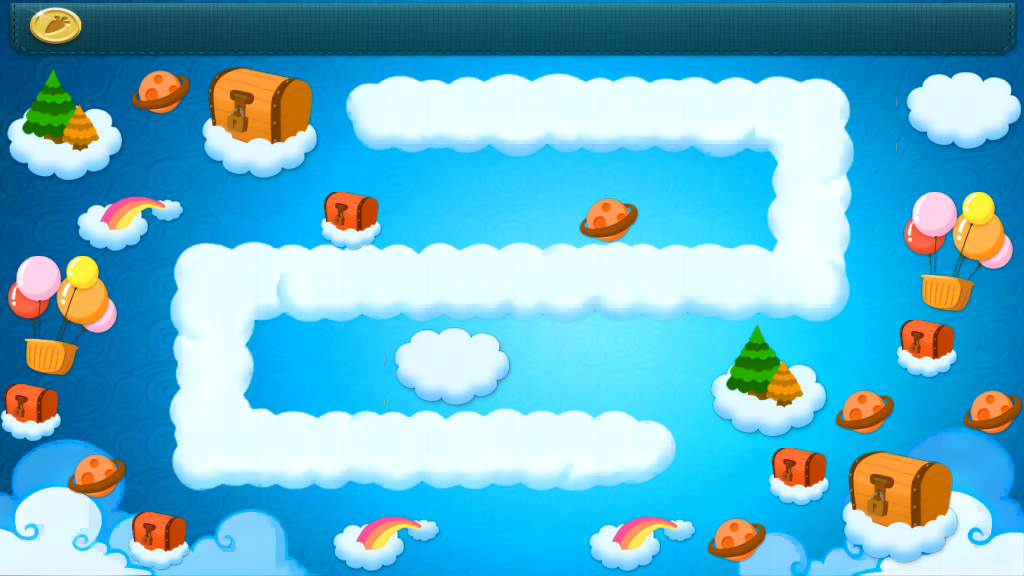

The image is a tile-based game level rendered from a .tmx file. Its description and source (layers, tilesets, objects; grid data summarised) follow:
An orthogonal 16x9 tile map with 64x64 px tiles, 4 tile layers (BG, path, Upconsole, barrier), 5 tilesets and 59 objects (menuButton, stopButton, birth, carrot, text, ...).

<map version="1.10" tiledversion="1.10.2" orientation="orthogonal" renderorder="left-down" compressionlevel="1" width="16" height="9" tilewidth="64" tileheight="64" infinite="0" nextlayerid="27" nextobjectid="199">
 <editorsettings>
  <export target="TileMap1..tmx" format="tmx" />
 </editorsettings>
 <tileset firstgid="1" name="BG1" tilewidth="64" tileheight="64" tilecount="144" columns="16">
  <image source="BG0.png" width="1024" height="576" />
 </tileset>
 <tileset firstgid="145" name="birth" tilewidth="64" tileheight="51" tilecount="1" columns="0">
  <grid orientation="orthogonal" width="1" height="1" />
  <tile id="0">
   <image width="64" height="51" source="birth.png" />
  </tile>
 </tileset>
 <tileset firstgid="146" name="item" tilewidth="64" tileheight="64" tilecount="26" columns="13">
  <image source="item.png" width="832" height="128" />
 </tileset>
 <tileset firstgid="172" name="upconsole" tilewidth="64" tileheight="64" tilecount="16" columns="16">
  <image source="upconsole.png" width="1024" height="64" />
 </tileset>
 <tileset firstgid="188" name="path" tilewidth="64" tileheight="64" tilecount="128" columns="16">
  <image source="path.png" width="1024" height="512" />
 </tileset>
 <layer id="6" name="BG" width="16" height="9" locked="1">
  <data>[144 cells, 144 non-empty, 144 distinct tile ids]</data>
 </layer>
 <layer id="7" name="path" width="16" height="9">
  <properties>
   <property name="Path" type="bool" value="true" />
  </properties>
  <data>[144 cells, 128 non-empty, 128 distinct tile ids]</data>
 </layer>
 <layer id="10" name="Upconsole" width="16" height="9" locked="1">
  <data>[144 cells, 16 non-empty, 16 distinct tile ids]</data>
 </layer>
 <layer id="23" name="barrier" width="16" height="9" locked="1">
  <data>[144 cells, 49 non-empty, 20 distinct tile ids]</data>
 </layer>
 <objectgroup id="21" name="Object">
  <object id="53" name="menuButton" x="925" y="30">
   <ellipse />
  </object>
  <object id="54" name="stopButton" x="801" y="33">
   <ellipse />
  </object>
  <object id="58" name="birth" x="417" y="100">
   <ellipse />
  </object>
  <object id="93" name="carrot" x="629.333" y="445.333">
   <ellipse />
  </object>
  <object id="191" name="text" x="500" y="33">
   <ellipse />
  </object>
  <object id="192" name="number" x="400" y="33">
   <ellipse />
  </object>
 </objectgroup>
 <objectgroup id="24" name="Point">
  <object id="131" name="p1" x="467" y="100">
   <ellipse />
  </object>
  <object id="132" name="p2" x="507" y="100">
   <ellipse />
  </object>
  <object id="133" name="p3" x="547" y="100">
   <ellipse />
  </object>
  <object id="134" name="p4" x="587" y="100">
   <ellipse />
  </object>
  <object id="135" name="p5" x="627" y="100">
   <ellipse />
  </object>
  <object id="136" name="p6" x="667" y="100">
   <ellipse />
  </object>
  <object id="137" name="p7" x="707" y="100">
   <ellipse />
  </object>
  <object id="138" name="p8" x="747" y="100">
   <ellipse />
  </object>
  <object id="139" name="p9" x="787" y="100">
   <ellipse />
  </object>
  <object id="140" name="p10" x="807" y="140">
   <ellipse />
  </object>
  <object id="141" name="p11" x="807" y="180">
   <ellipse />
  </object>
  <object id="142" name="p12" x="807" y="220">
   <ellipse />
  </object>
  <object id="143" name="p13" x="807" y="260">
   <ellipse />
  </object>
  <object id="146" name="p14" x="767" y="265">
   <ellipse />
  </object>
  <object id="147" name="p15" x="727" y="265">
   <ellipse />
  </object>
  <object id="148" name="p16" x="687" y="265">
   <ellipse />
  </object>
  <object id="149" name="p17" x="647" y="265">
   <ellipse />
  </object>
  <object id="150" name="p18" x="607" y="265">
   <ellipse />
  </object>
  <object id="151" name="p19" x="567" y="265">
   <ellipse />
  </object>
  <object id="152" name="p20" x="527" y="265">
   <ellipse />
  </object>
  <object id="153" name="p21" x="487" y="265">
   <ellipse />
  </object>
  <object id="154" name="p22" x="447" y="265">
   <ellipse />
  </object>
  <object id="155" name="p23" x="407" y="265">
   <ellipse />
  </object>
  <object id="156" name="p24" x="367" y="265">
   <ellipse />
  </object>
  <object id="157" name="p25" x="327" y="265">
   <ellipse />
  </object>
  <object id="158" name="p26" x="287" y="265">
   <ellipse />
  </object>
  <object id="159" name="p27" x="247" y="265">
   <ellipse />
  </object>
  <object id="160" name="p28" x="216" y="305">
   <ellipse />
  </object>
  <object id="161" name="p29" x="216" y="345">
   <ellipse />
  </object>
  <object id="162" name="p30" x="216" y="365">
   <ellipse />
  </object>
  <object id="163" name="p31" x="216" y="405">
   <ellipse />
  </object>
  <object id="165" name="p32" x="256" y="435">
   <ellipse />
  </object>
  <object id="167" name="p33" x="296" y="435">
   <ellipse />
  </object>
  <object id="168" name="p34" x="336" y="435">
   <ellipse />
  </object>
  <object id="169" name="p35" x="376" y="435">
   <ellipse />
  </object>
  <object id="170" name="p36" x="406" y="435">
   <ellipse />
  </object>
  <object id="171" name="p37" x="446" y="435">
   <ellipse />
  </object>
  <object id="172" name="p38" x="486" y="435">
   <ellipse />
  </object>
  <object id="173" name="p39" x="526" y="435">
   <ellipse />
  </object>
  <object id="174" name="p40" x="566" y="435">
   <ellipse />
  </object>
  <object id="175" name="p41" x="606" y="435">
   <ellipse />
  </object>
 </objectgroup>
 <objectgroup id="26" name="Corner">
  <object id="178" name="corner4" x="216" y="435">
   <ellipse />
  </object>
  <object id="179" name="corner3" x="216" y="265">
   <ellipse />
  </object>
  <object id="180" name="corner2" x="807" y="265">
   <ellipse />
  </object>
  <object id="181" name="corner1" x="807" y="100">
   <ellipse />
  </object>
 </objectgroup>
 <objectgroup id="25" name="Tower">
  <object id="125" name="tower5" x="566" y="366">
   <ellipse />
  </object>
  <object id="127" name="tower4" x="325" y="368">
   <ellipse />
  </object>
  <object id="129" name="tower7" x="511" y="533">
   <ellipse />
  </object>
  <object id="130" name="tower8" x="125" y="402">
   <ellipse />
  </object>
  <object id="195" name="tower6" x="648" y="366">
   <ellipse />
  </object>
  <object id="196" name="tower1" x="448" y="198">
   <ellipse />
  </object>
  <object id="197" name="tower2" x="521" y="198">
   <ellipse />
  </object>
  <object id="198" name="tower3" x="708" y="201">
   <ellipse />
  </object>
 </objectgroup>
</map>